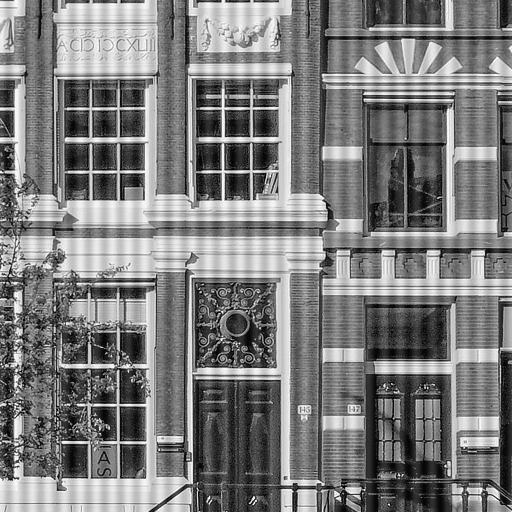
#> input picture tp4/ressources-tp4/06-facade-periodique.png, 512 x 512 px, given in place of 05-rectangle.png, which was not available
$ python 03_passe_bas.py
#> lines starting #> are read from the running program, lines starting #| are printed output that depends on the picture; after the words box and inside, x2 and y2 are one past the last pixel; in counts of white or black regions, pixels touching at a corner belong together; long printed decimals are rounded
### tp4/tp4_outils.py
"""Chargement et affichage ; les calculs des exercices restent dans leurs scripts."""
from pathlib import Path
import numpy as np
import matplotlib.pyplot as plt
from PIL import Image

DOSSIER_SCRIPTS = Path(__file__).resolve().parent
DOSSIER_RESSOURCES = DOSSIER_SCRIPTS.parent / 'tp4' / 'ressources-tp4'
if not DOSSIER_RESSOURCES.exists():
    DOSSIER_RESSOURCES = DOSSIER_SCRIPTS.parent / 'ressources'
DOSSIER_RESULTATS = DOSSIER_SCRIPTS / 'resultats'


def charger_image(nom):
#> called with nom = '05-rectangle.png'
    with Image.open(DOSSIER_RESSOURCES / nom) as source:
#> source is the input picture: PIL image 512x512 L; min 6, max 250, mean 124.2
        return np.asarray(source.convert('L'), dtype=float) / 255


def verifier(valeur):
    if valeur is None:
        raise NotImplementedError('Complétez les calculs TODO avant de lancer le script.')
    return valeur


# [61 lines left out: functions afficher_spectre, afficher_translation, not called in this run]


def enregistrer(figure, nom):
    DOSSIER_RESULTATS.mkdir(exist_ok=True)
    figure.tight_layout(h_pad=2.5)
    figure.savefig(DOSSIER_RESULTATS / nom, dpi=160, bbox_inches='tight')
    print('Figure enregistrée :', DOSSIER_RESULTATS / nom)
    plt.show()
    plt.close(figure)


def afficher_passe_bas(image, resultats, titre, nom, fx, fy, ligne_profil=None):
    figure, axes = plt.subplots(2, 3, figsize=(12, 8))
    for ligne in range(2):
        axes[ligne, 0].imshow(image, cmap='gray', vmin=0, vmax=1)
        axes[ligne, 0].set_title('Originale')
        axes[ligne, 0].axis('off')
        for colonne in range(2):
            methode, frequence, masque, filtree = resultats[2*ligne+colonne]
            axe = axes[ligne, colonne+1]
            axe.imshow(filtree, cmap='gray', vmin=0, vmax=1)
            axe.set_title(f'{methode} : f0={frequence:.2f} cycle/pixel')
            axe.axis('off')
    figure.suptitle(titre + " : mêmes limites d'affichage [0, 1]")
    enregistrer(figure, '03-images-' + nom)

    figure, axes = plt.subplots(2, 2, figsize=(9, 8))
    for axe, (methode, frequence, masque, filtree) in zip(axes.flat, resultats):
        trace = axe.pcolormesh(fx, fy, masque, shading='nearest',
                               cmap='gray', vmin=0, vmax=1)
        axe.set_title(f'{methode} : f0={frequence:.2f} cycle/pixel')
        axe.set_xlabel('Fréquence selon les colonnes (cycles/pixel)')
        axe.set_ylabel('Fréquence selon les lignes (cycles/pixel)')
        axe.set_aspect('equal')
        figure.colorbar(trace, ax=axe, label='Facteur H')
    enregistrer(figure, '03-masques-' + nom)

    if ligne_profil is not None:
        figure, axes = plt.subplots(1, 2, figsize=(11, 4), sharey=True)
        for indice, axe in enumerate(axes):
            axe.plot(image[ligne_profil], color='black', linestyle='--',
                     label='Originale')
            for methode, frequence, masque, filtree in resultats[2*indice:2*indice+2]:
                axe.plot(filtree[ligne_profil], label=methode)
            axe.set_xlim(30, 90)
            axe.set_title(f'f0={resultats[2*indice][1]:.2f} cycle/pixel')
            axe.set_xlabel('Colonne x')
            axe.set_ylabel('Intensité calculée, sans écrêtage')
            axe.grid(alpha=0.25)
            axe.legend()
        figure.suptitle(f'{titre} : profil de la ligne {ligne_profil}, frontière gauche')
        enregistrer(figure, '03-profils-' + nom)


# [52 lines left out: functions afficher_rejection, afficher_hybrides, not called in this run]

### tp4/03_passe_bas.py
"""Comparer les filtres passe-bas idéal et gaussien."""
import numpy as np
from tp4_outils import charger_image, verifier, afficher_passe_bas

for nom, titre in [('05-rectangle.png', 'Rectangle'),
                   ('04-facade-reference.png', 'Façade')]:
    image = charger_image(nom)
    fx = np.fft.fftshift(np.fft.fftfreq(image.shape[1]))
#> fx = 512 values from -0.5 to 0.498
    fy = np.fft.fftshift(np.fft.fftfreq(image.shape[0]))
#> fy = 512 values from -0.5 to 0.498
    frequences_x, frequences_y = np.meshgrid(fx, fy)
    distance = np.hypot(frequences_x, frequences_y)
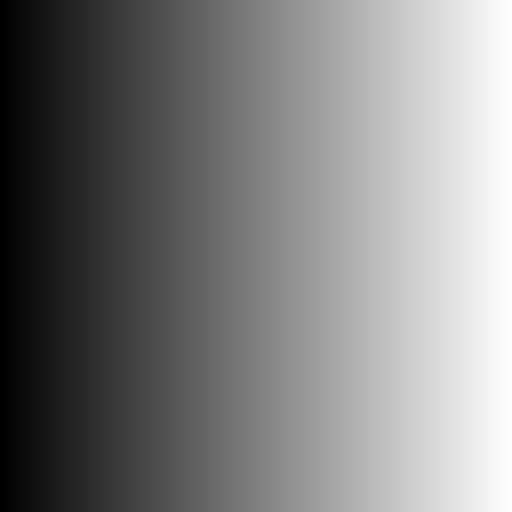
#> frequences_x: shape (512, 512) float64; min -0.5, max 0.498, mean -0.000977; drawn with min black and max white
    spectre_centre = np.fft.fftshift(np.fft.fft2(image))
    resultats = []
    for frequence_limite in (0.04, 0.10):
        # TODO : conserver les fréquences dont distance <= frequence_limite.
        masque_ideal = distance < frequence_limite
        verifier(masque_ideal)
        # TODO : appliquer la formule du masque gaussien avec np.exp.
        masque_gaussien = np.exp(-distance**2/(2*frequence_limite*2))
        verifier(masque_gaussien)
        for methode, masque in [('Idéal', masque_ideal),
                                ('Gaussien', masque_gaussien)]:
            # TODO : multiplier le spectre complexe centré par le masque.
            spectre_filtre = spectre_centre * masque
            verifier(spectre_filtre)
            reconstruction = np.fft.ifft2(np.fft.ifftshift(spectre_filtre))
            residu = np.max(np.abs(reconstruction.imag))
            if residu > 1e-12:
                raise ValueError('Résidu imaginaire trop élevé : vérifier le masque.')
            filtree = reconstruction.real
            print(f'{titre}, {methode}, f0={frequence_limite:.2f} : '
                  f'min={filtree.min():.6f}, max={filtree.max():.6f}, '
                  f'résidu imaginaire={residu:.3e}')
            # Les valeurs calculées sont conservées sans écrêtage.
            resultats.append((methode, frequence_limite, masque, filtree))
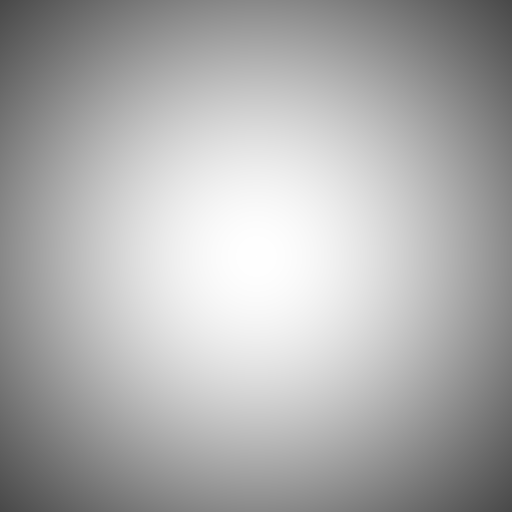
#> masque_gaussien: shape (512, 512) float64; min 0.287, max 1, mean 0.682
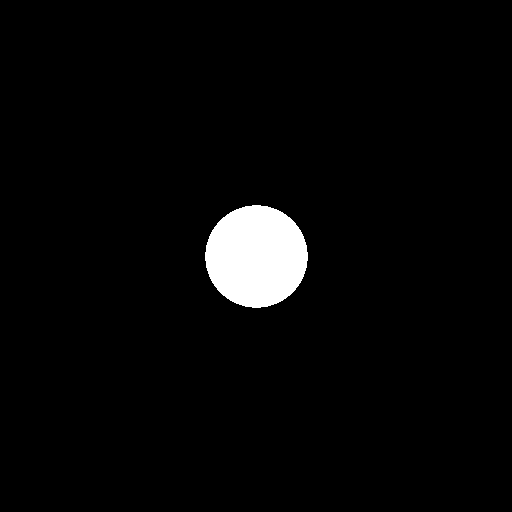
#> masque_ideal: shape (512, 512) bool; 3.1% white; 1 white region, box (x1, y1, x2, y2) and area: (205, 205, 308, 308) 8245
#> after the loop, resultats = 4 items
    afficher_passe_bas(image, resultats, titre, nom, fx, fy,
                       ligne_profil=100 if nom == '05-rectangle.png' else None)
#> in enregistrer, `figure.savefig(DOSSIER_RESULTATS / nom, dpi=160, bbox_inches='tight')`:
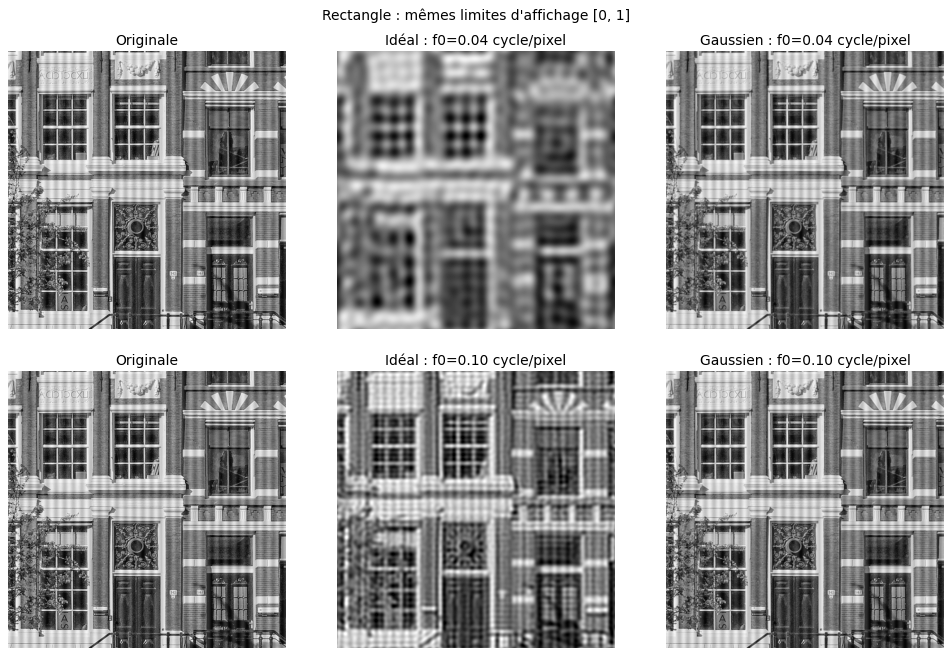
#> figure drawn by matplotlib, 6 panels
#> the loop in afficher_passe_bas, `for axe, (methode, frequence, masque, filtree) in zip(axes.flat, resul..` made 4 passes
#> (methode, frequence) on passes 1 to 4: ('Idéal', 0.04), ('Gaussien', 0.04), ('Idéal', 0.1), ('Gaussien', 0.1)
#> call 2 of enregistrer, with nom = '03-masques-05-rectangle.png'
#> in enregistrer (call 2), `figure.savefig(DOSSIER_RESULTATS / nom, dpi=160, bbox_inches='tight')`:
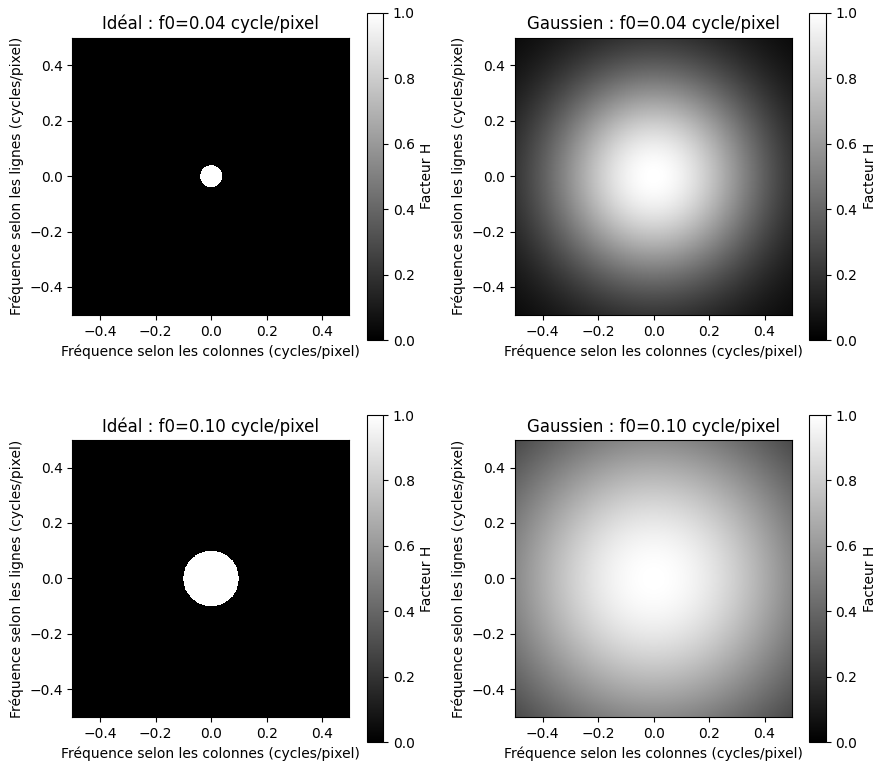
#> figure drawn by matplotlib, 8 panels
#> call 3 of enregistrer, with nom = '03-profils-05-rectangle.png'
#> in enregistrer (call 3), `figure.savefig(DOSSIER_RESULTATS / nom, dpi=160, bbox_inches='tight')`:
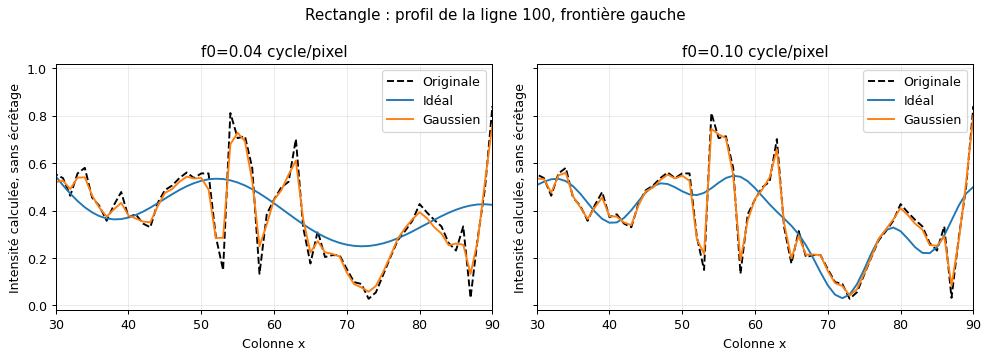
#> figure drawn by matplotlib, 2 panels; panel 1: curve peaks at x = 16, y = 0.973; panel 1: curve peaks at x = 283, y = 0.829; panel 1: curve peaks at x = 16, y = 0.965
#> pass 2 of the loop `for nom, titre in [('05-rectangle.png', 'Rectangle'),`:
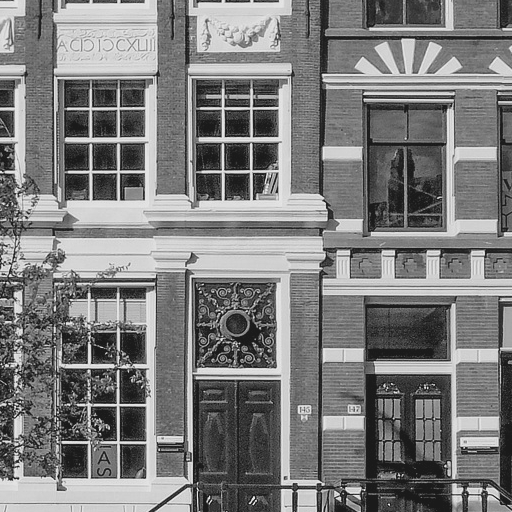
#> input picture tp4/ressources-tp4/04-facade-reference.png, 512 x 512 px
#> in charger_image, source is the input picture: PIL image 512x512 L; min 26, max 230, mean 124.2
#> the loop `for frequence_limite in (0.04, 0.10):` made 2 passes
#| Façade, Idéal, f0=0.04 : min=-0.03013, max=0.9547, résidu imaginaire=1.266e-16
#| Façade, Gaussien, f0=0.04 : min=0.09427, max=0.8994, résidu imaginaire=2.214e-16
#| Façade, Idéal, f0=0.10 : min=-0.02043, max=0.9947, résidu imaginaire=2.103e-16
#| Façade, Gaussien, f0=0.10 : min=0.09119, max=0.9037, résidu imaginaire=2.341e-16
#> in enregistrer (call 4), `figure.savefig(DOSSIER_RESULTATS / nom, dpi=160, bbox_inches='tight')`:
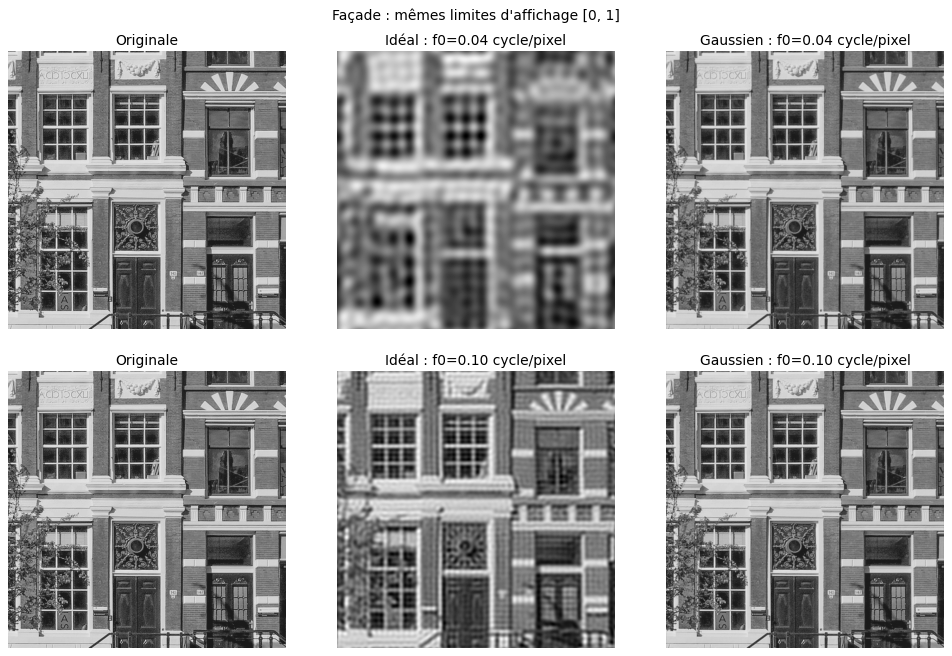
#> figure drawn by matplotlib, 6 panels
#> the loop in afficher_passe_bas (call 2), `for axe, (methode, frequence, masque, filtree) in zip(axes.flat, resul..` made 4 passes
